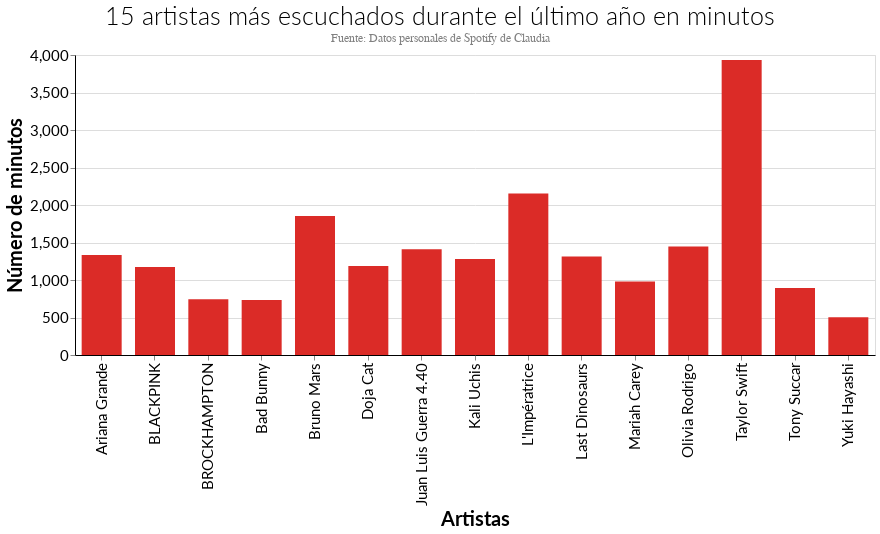

The notebook cell this image was saved under:
### Markdown cell above
## 15 artistas más escuchados en minutos y horas

### Code cell
top15_artists_min = alt.Chart(top15_artist, height = 300, width = 800).mark_bar().encode( 
    x = alt.X("artista", axis=alt.Axis(title='Artistas')), 
    y = alt.Y("minutos", axis=alt.Axis(title='Número de minutos')),
    ).properties(
    title = {
      "text": ["15 artistas más escuchados durante el último año en minutos"], 
      "subtitle": ["Fuente: Datos personales de Spotify de Claudia"],
      "color": "Black",
      "subtitleColor": "gray"
    }
)
top15_artists_min

### Figure 1 — Vega-Lite specification as saved in the notebook (floating-point values rounded to 4 significant figures)
{"config": {"title": {"font": "Lato", "fontSize": 25, "fontWeight": 300, "offset": 0, "anchor": "left"}, "axis": {"labelFont": "Lato", "titleFont": "Lato", "domainColor": "black", "labelFontSize": 15, "titleFontSize": 20}, "header": {"labelFont": "Lato", "titleFont": "Lato"}, "legend": {"labelFont": "Lato", "titleFont": "Lato", "symbolType": "circle", "padding": 1}, "background": "#FFFFFF", "range": {"category": ["#1696d2", "#d2d2d2", "#000000", "#fdbf11", "#ec008b", "#55b748", "#5c5859", "#db2b27"], "diverging": ["#cfe8f3", "#a2d4ec", "#73bfe2", "#46abdb", "#1696d2", "#12719e"]}, "area": {"fill": "#db2b27"}, "line": {"color": "#db2b27", "stroke": "#db2b27", "strokewidth": 5}, "trail": {"color": "#db2b27", "stroke": "#db2b27", "strokeWidth": 0, "size": 1}, "path": {"stroke": "#db2b27", "strokeWidth": 0.5}, "point": {"filled": true}, "text": {"font": "Lato", "color": "#db2b27", "fontSize": 11, "align": "right", "fontWeight": 400, "size": 11}, "bar": {"size": 40, "binSpacing": 1, "continuousBandSize": 30, "discreteBandSize": 30, "fill": "#db2b27", "stroke": false}}, "data": {"name": "data-8ade98b0081c74f9c451f269dc283f4c"}, "mark": "bar", "encoding": {"x": {"axis": {"title": "Artistas"}, "field": "artista", "type": "nominal"}, "y": {"axis": {"title": "Número de minutos"}, "field": "minutos", "type": "quantitative"}}, "height": 300, "title": {"text": ["15 artistas más escuchados durante el último año en minutos"], "subtitle": ["Fuente: Datos personales de Spotify de Claudia"], "color": "Black", "subtitleColor": "gray"}, "width": 800, "$schema": "https://vega.github.io/schema/vega-lite/v4.17.0.json", "datasets": {"data-8ade98b0081c74f9c451f269dc283f4c": [{"artista": "Tony Succar", "msPlayed": 53629549, "minutos": 893.8, "horas": 14.9, "contador": 237, "horas_redondeado": 15.0}, {"artista": "Yuki Hayashi", "msPlayed": 30172882, "minutos": 502.9, "horas": 8.381, "contador": 250, "horas_redondeado": 9.0}, {"artista": "BROCKHAMPTON", "msPlayed": 44527173, "minutos": 742.1, "horas": 12.37, "contador": 253, "horas_redondeado": 13.0}, {"artista": "Bad Bunny", "msPlayed": 44016330, "minutos": 733.6, "horas": 12.23, "contador": 259, "horas_redondeado": 13.0}, {"artista": "Mariah Carey", "msPlayed": 58860807, "minutos": 981.0, "horas": 16.35, "contador": 266, "horas_redondeado": 17.0}, {"artista": "BLACKPINK", "msPlayed": 70363061, "minutos": 1173.0, "horas": 19.55, "contador": 392, "horas_redondeado": 20.0}, {"artista": "Last Dinosaurs", "msPlayed": 78702900, "minutos": 1312.0, "horas": 21.86, "contador": 410, "horas_redondeado": 22.0}, {"artista": "Doja Cat", "msPlayed": 71158855, "minutos": 1186.0, "horas": 19.77, "contador": 428, "horas_redondeado": 20.0}, {"artista": "Juan Luis Guerra 4.40", "msPlayed": 84539631, "minutos": 1409.0, "horas": 23.48, "contador": 483, "horas_redondeado": 24.0}, {"artista": "Olivia Rodrigo", "msPlayed": 86861800, "minutos": 1448.0, "horas": 24.13, "contador": 494, "horas_redondeado": 25.0}, {"artista": "Ariana Grande", "msPlayed": 79929871, "minutos": 1332.0, "horas": 22.2, "contador": 503, "horas_redondeado": 23.0}, {"artista": "Kali Uchis", "msPlayed": 76771268, "minutos": 1280.0, "horas": 21.33, "contador": 546, "horas_redondeado": 22.0}, {"artista": "Bruno Mars", "msPlayed": 111124279, "minutos": 1852.0, "horas": 30.87, "contador": 578, "horas_redondeado": 31.0}, {"artista": "L'Impératrice", "msPlayed": 129244805, "minutos": 2154.0, "horas": 35.9, "contador": 601, "horas_redondeado": 36.0}, {"artista": "Taylor Swift", "msPlayed": 235909098, "minutos": 3932.0, "horas": 65.53, "contador": 1320, "horas_redondeado": 66.0}]}}
